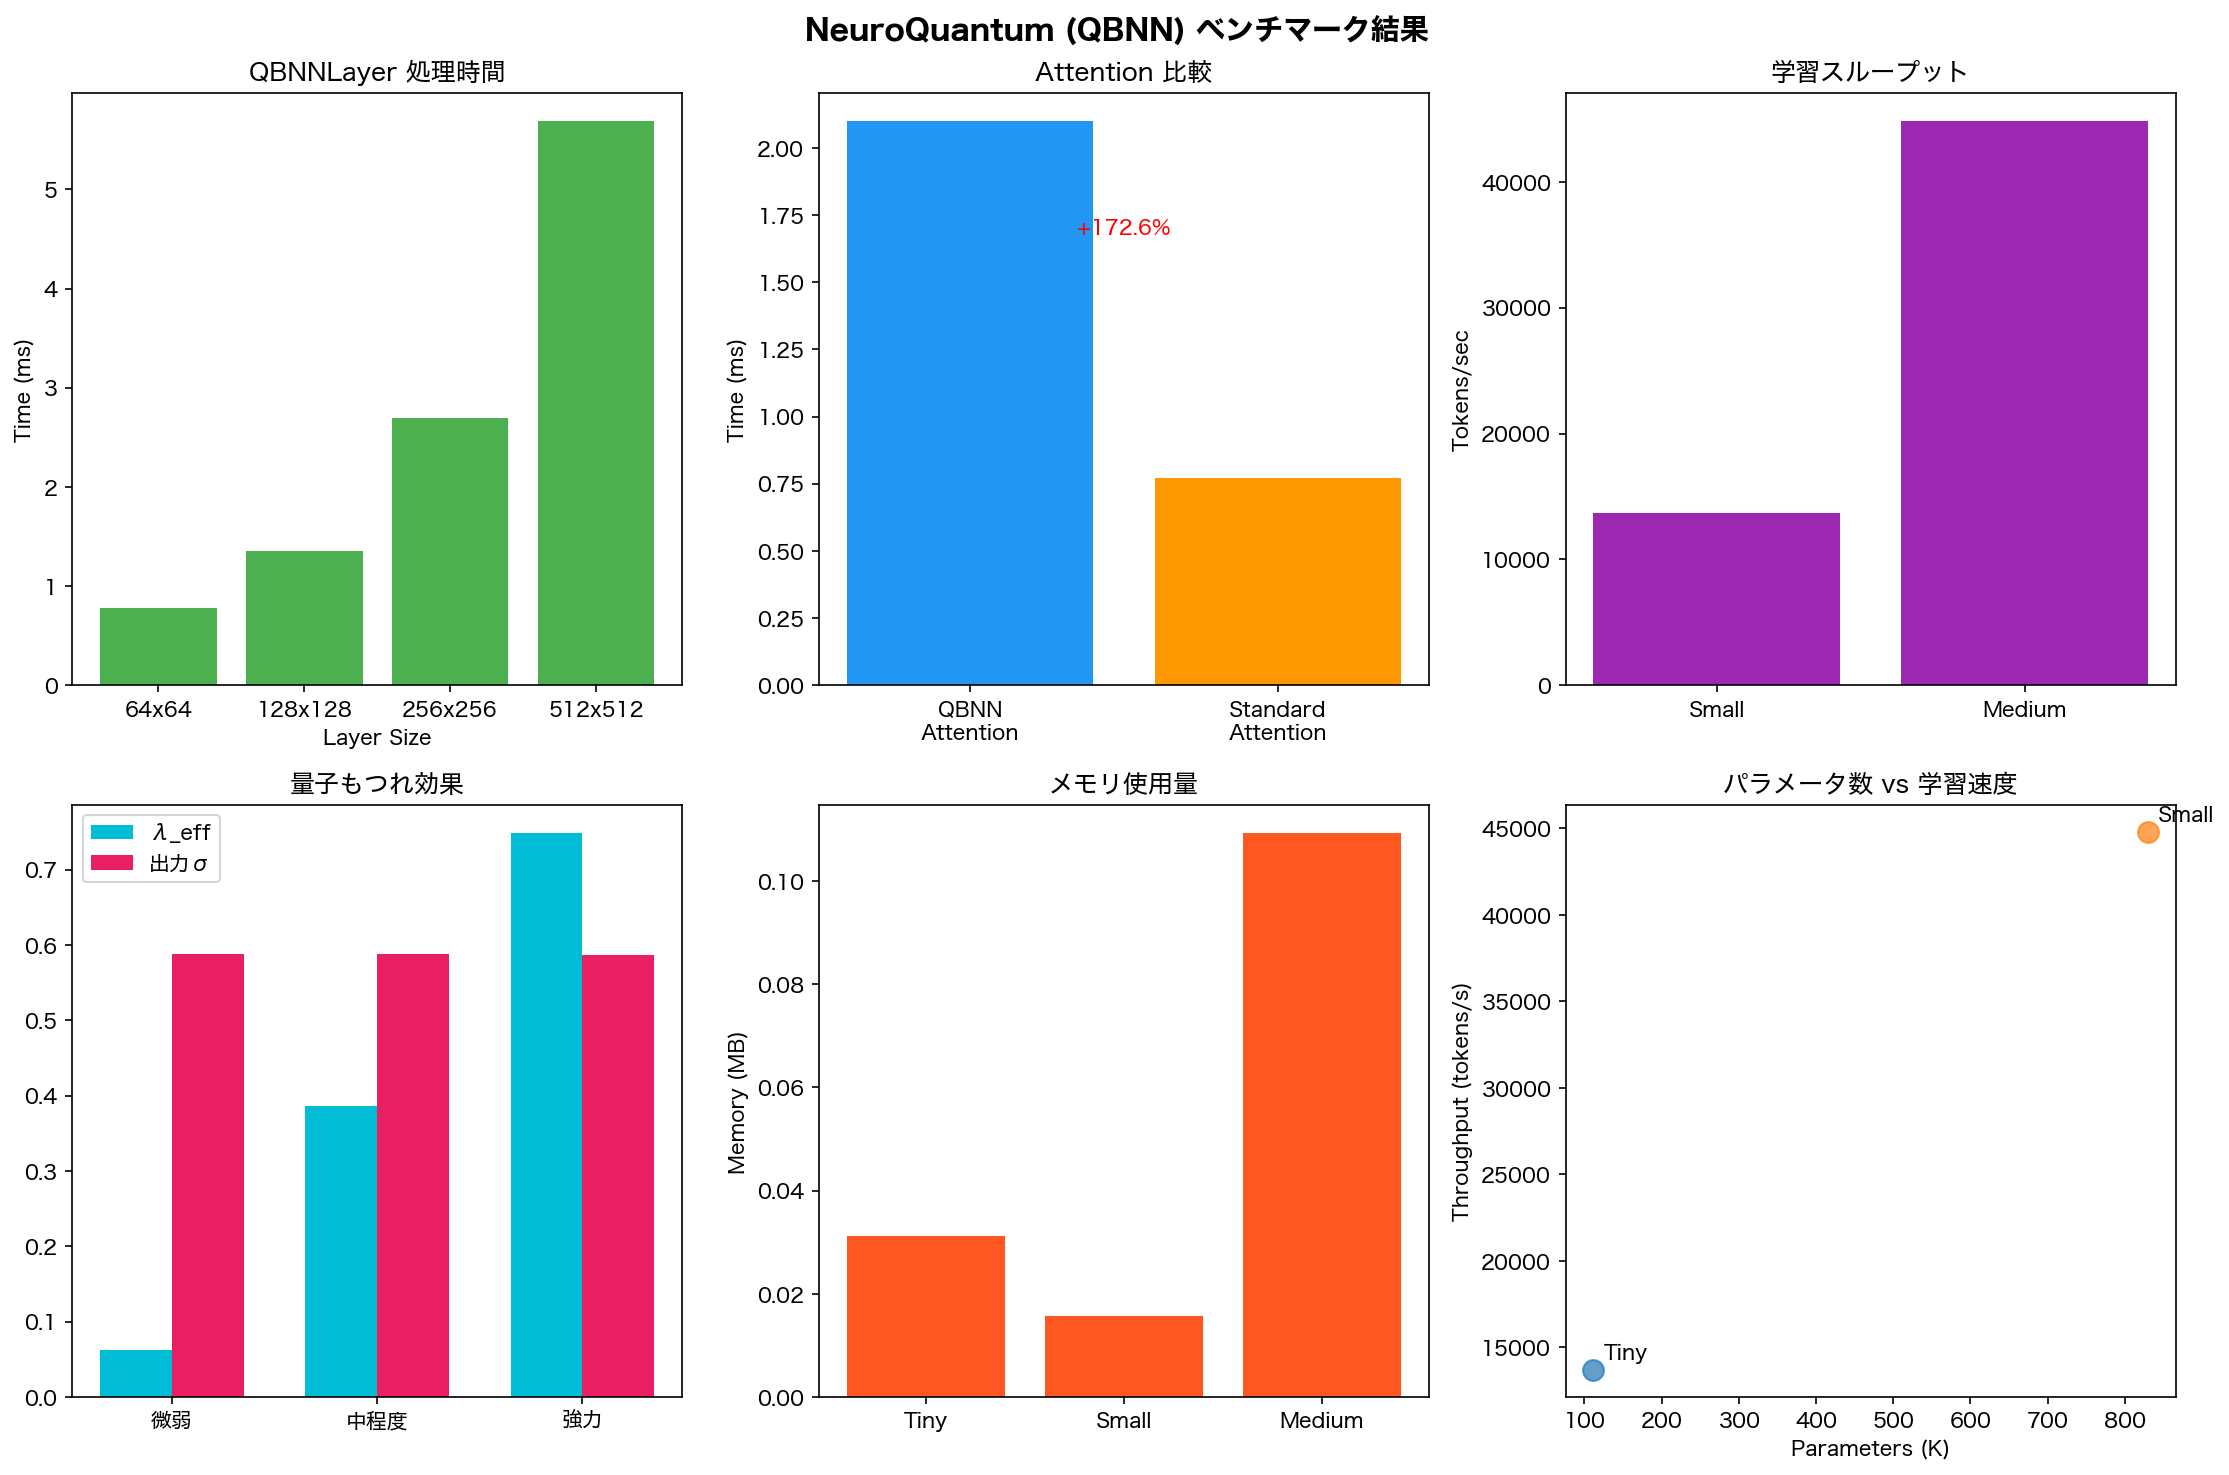

The Python source for this figure:
#!/usr/bin/env python3
"""
NeuroQuantum ベンチマークテスト
================================
QBNN（Quantum-Bit Neural Network）の性能評価

テスト項目：
1. 学習速度
2. 推論速度
3. 生成品質
4. QBNNもつれ効果
5. メモリ効率
"""

import torch
import torch.nn as nn
import time
import math
import psutil
import os
from typing import List, Dict, Tuple
import matplotlib.pyplot as plt
import numpy as np

# NeuroQuantumからインポート
from neuroquantum import (
    NeuroQuantumAI, QBNNLayer, QBNNAttention, 
    QBNNTransformerBlock, NeuroQuantum, NeuroQuantumTokenizer
)

plt.rcParams['font.family'] = ['Hiragino Sans', 'Arial Unicode MS', 'sans-serif']


def get_memory_usage():
    """メモリ使用量を取得（MB）"""
    process = psutil.Process(os.getpid())
    return process.memory_info().rss / 1024 / 1024


def benchmark_qbnn_layer():
    """QBNNLayer単体のベンチマーク"""
    print("\n" + "=" * 60)
    print("🔬 テスト1: QBNNLayer ベンチマーク")
    print("=" * 60)
    
    device = torch.device('cuda' if torch.cuda.is_available() else 'cpu')
    results = []
    
    # 異なるサイズでテスト
    sizes = [(64, 64), (128, 128), (256, 256), (512, 512)]
    
    for in_dim, out_dim in sizes:
        layer = QBNNLayer(in_dim, out_dim, lambda_min=0.2, lambda_max=0.5).to(device)
        x = torch.randn(32, 64, in_dim).to(device)  # (batch, seq, dim)
        
        # ウォームアップ
        for _ in range(10):
            _ = layer(x)
        
        # 計測
        if device.type == 'cuda':
            torch.cuda.synchronize()
        
        start = time.perf_counter()
        iterations = 100
        for _ in range(iterations):
            _ = layer(x)
        
        if device.type == 'cuda':
            torch.cuda.synchronize()
        
        elapsed = (time.perf_counter() - start) / iterations * 1000  # ms
        
        # パラメータ数
        params = sum(p.numel() for p in layer.parameters())
        
        results.append({
            'size': f'{in_dim}x{out_dim}',
            'time_ms': elapsed,
            'params': params,
            'throughput': 32 * 64 / elapsed * 1000  # tokens/sec
        })
        
        print(f"   サイズ {in_dim}x{out_dim}: {elapsed:.3f}ms, パラメータ: {params:,}, スループット: {results[-1]['throughput']:.0f} tokens/s")
    
    return results


def benchmark_attention_comparison():
    """QBNN Attention vs 通常Attentionの比較"""
    print("\n" + "=" * 60)
    print("🔬 テスト2: QBNN Attention vs 標準 Attention")
    print("=" * 60)
    
    device = torch.device('cuda' if torch.cuda.is_available() else 'cpu')
    embed_dim = 128
    num_heads = 4
    batch_size = 16
    seq_len = 64
    
    # QBNN Attention
    qbnn_attn = QBNNAttention(embed_dim, num_heads, lambda_val=0.35).to(device)
    
    # 標準 Attention
    std_attn = nn.MultiheadAttention(embed_dim, num_heads, batch_first=True).to(device)
    
    x = torch.randn(batch_size, seq_len, embed_dim).to(device)
    
    results = {}
    
    # QBNN Attention計測
    for _ in range(10):
        _ = qbnn_attn(x)
    
    start = time.perf_counter()
    for _ in range(50):
        _ = qbnn_attn(x)
    qbnn_time = (time.perf_counter() - start) / 50 * 1000
    
    # 標準Attention計測
    for _ in range(10):
        _, _ = std_attn(x, x, x)
    
    start = time.perf_counter()
    for _ in range(50):
        _, _ = std_attn(x, x, x)
    std_time = (time.perf_counter() - start) / 50 * 1000
    
    results['qbnn_attention'] = qbnn_time
    results['standard_attention'] = std_time
    results['overhead'] = (qbnn_time / std_time - 1) * 100
    
    print(f"   QBNN Attention:    {qbnn_time:.3f} ms")
    print(f"   標準 Attention:    {std_time:.3f} ms")
    print(f"   オーバーヘッド:    {results['overhead']:.1f}%")
    
    return results


def benchmark_training_speed():
    """学習速度のベンチマーク"""
    print("\n" + "=" * 60)
    print("🔬 テスト3: 学習速度ベンチマーク")
    print("=" * 60)
    
    # 小さなテストデータ
    test_data = [
        ("こんにちは", "こんにちは！お元気ですか？"),
        ("AIとは", "人工知能は機械学習を使った技術です。"),
        ("量子とは", "量子は物質の最小単位です。"),
        ("Hello", "Hello! How can I help you?"),
        ("What is AI", "AI is artificial intelligence."),
    ] * 10  # 50ペア
    
    device = torch.device('cuda' if torch.cuda.is_available() else 'cpu')
    
    # 異なる設定でテスト
    configs = [
        {'embed_dim': 64, 'hidden_dim': 128, 'num_layers': 2, 'name': 'Small'},
        {'embed_dim': 128, 'hidden_dim': 256, 'num_layers': 4, 'name': 'Medium'},
    ]
    
    results = []
    
    for config in configs:
        print(f"\n   設定: {config['name']} (embed={config['embed_dim']}, layers={config['num_layers']})")
        
        ai = NeuroQuantumAI(
            embed_dim=config['embed_dim'],
            hidden_dim=config['hidden_dim'],
            num_heads=4,
            num_layers=config['num_layers'],
            max_seq_len=64,
            dropout=0.1,
            lambda_entangle=0.35,
        )
        
        mem_before = get_memory_usage()
        
        start = time.perf_counter()
        ai.train(test_data, epochs=5, batch_size=8, lr=0.001, seq_len=32)
        train_time = time.perf_counter() - start
        
        mem_after = get_memory_usage()
        
        # パラメータ数
        total_params = ai.model.num_params
        
        results.append({
            'name': config['name'],
            'train_time': train_time,
            'params': total_params,
            'memory_mb': mem_after - mem_before,
            'time_per_epoch': train_time / 5,
            'tokens_per_sec': len(test_data) * 32 * 5 / train_time
        })
        
        print(f"      学習時間: {train_time:.2f}秒 ({train_time/5:.3f}秒/エポック)")
        print(f"      パラメータ数: {total_params:,}")
        print(f"      メモリ増加: {mem_after - mem_before:.1f} MB")
        print(f"      スループット: {results[-1]['tokens_per_sec']:.0f} tokens/s")
    
    return results


def benchmark_generation_quality():
    """生成品質のベンチマーク"""
    print("\n" + "=" * 60)
    print("🔬 テスト4: 生成品質ベンチマーク")
    print("=" * 60)
    
    # テストデータで学習
    test_data = [
        ("こんにちは", "こんにちは！元気ですか？何かお手伝いできることはありますか？"),
        ("AIとは", "AIは人工知能の略で、機械学習などの技術を使って知的な処理を行うシステムです。"),
        ("量子コンピュータとは", "量子コンピュータは量子力学の原理を使った次世代のコンピュータです。"),
        ("プログラミングとは", "プログラミングはコンピュータに指示を与えるための言語を書く作業です。"),
        ("Hello", "Hello! How are you today? I'm here to help!"),
        ("What is machine learning", "Machine learning is a type of AI that enables computers to learn from data."),
        ("Explain quantum computing", "Quantum computing uses quantum bits to perform calculations in parallel."),
    ] * 20
    
    ai = NeuroQuantumAI(
        embed_dim=128,
        hidden_dim=256,
        num_heads=4,
        num_layers=4,
        max_seq_len=128,
        dropout=0.1,
        lambda_entangle=0.35,
    )
    
    print("\n   学習中...")
    ai.train(test_data, epochs=30, batch_size=16, lr=0.001, seq_len=64)
    
    # テストプロンプト
    test_prompts = [
        "こんにちは",
        "AIとは",
        "Hello",
        "What is",
    ]
    
    print("\n   生成テスト:")
    results = []
    
    for prompt in test_prompts:
        # 異なる温度範囲でテスト
        temp_configs = [
            (0.3, 0.5, "低"),
            (0.4, 0.8, "中"),
            (0.6, 1.0, "高"),
        ]
        
        print(f"\n   プロンプト: '{prompt}'")
        
        for temp_min, temp_max, label in temp_configs:
            start = time.perf_counter()
            response = ai.generate(prompt, max_length=50, temp_min=temp_min, temp_max=temp_max)
            gen_time = time.perf_counter() - start
            
            # 品質指標
            unique_chars = len(set(response))
            repetition = 1 - (unique_chars / max(len(response), 1))
            
            results.append({
                'prompt': prompt,
                'temp_range': f'{temp_min}-{temp_max}',
                'response': response[:60],
                'gen_time': gen_time,
                'length': len(response),
                'unique_ratio': unique_chars / max(len(response), 1),
                'repetition': repetition
            })
            
            print(f"      温度{label}({temp_min}-{temp_max}): {response[:40]}...")
    
    return results


def benchmark_quantum_entanglement():
    """量子もつれ効果のベンチマーク"""
    print("\n" + "=" * 60)
    print("🔬 テスト5: 量子もつれ効果分析")
    print("=" * 60)
    
    device = torch.device('cuda' if torch.cuda.is_available() else 'cpu')
    
    # 異なるλ範囲でのQBNNレイヤー
    lambda_configs = [
        (0.0, 0.1, "微弱"),
        (0.2, 0.5, "中程度"),
        (0.5, 0.9, "強力"),
    ]
    
    results = []
    
    for lambda_min, lambda_max, label in lambda_configs:
        layer = QBNNLayer(128, 128, lambda_min=lambda_min, lambda_max=lambda_max).to(device)
        x = torch.randn(16, 32, 128).to(device)
        
        # Forward通過
        output = layer(x)
        
        # 量子情報取得
        q_info = layer.get_quantum_info()
        
        # 出力の統計
        output_mean = output.mean().item()
        output_std = output.std().item()
        
        results.append({
            'label': label,
            'lambda_range': f'{lambda_min}-{lambda_max}',
            'lambda_eff': q_info['lambda_eff'],
            'J_mean': q_info['J_mean'],
            'J_std': q_info['J_std'],
            'output_mean': output_mean,
            'output_std': output_std,
        })
        
        print(f"\n   {label}もつれ (λ={lambda_min}-{lambda_max}):")
        print(f"      有効λ: {q_info['lambda_eff']:.4f}")
        print(f"      J平均: {q_info['J_mean']:.6f}, J標準偏差: {q_info['J_std']:.4f}")
        print(f"      出力平均: {output_mean:.4f}, 出力標準偏差: {output_std:.4f}")
    
    return results


def benchmark_memory_efficiency():
    """メモリ効率のベンチマーク"""
    print("\n" + "=" * 60)
    print("🔬 テスト6: メモリ効率分析")
    print("=" * 60)
    
    results = []
    
    configs = [
        {'embed_dim': 64, 'layers': 2, 'name': 'Tiny'},
        {'embed_dim': 128, 'layers': 4, 'name': 'Small'},
        {'embed_dim': 256, 'layers': 6, 'name': 'Medium'},
    ]
    
    base_memory = get_memory_usage()
    
    for config in configs:
        # GC
        import gc
        gc.collect()
        if torch.cuda.is_available():
            torch.cuda.empty_cache()
        
        mem_before = get_memory_usage()
        
        ai = NeuroQuantumAI(
            embed_dim=config['embed_dim'],
            hidden_dim=config['embed_dim'] * 2,
            num_heads=4,
            num_layers=config['layers'],
            max_seq_len=128,
            dropout=0.1,
            lambda_entangle=0.35,
        )
        
        # モデル初期化のためにダミー学習
        dummy_data = [("test", "test response")] * 5
        ai.train(dummy_data, epochs=1, batch_size=4, lr=0.001, seq_len=32)
        
        mem_after = get_memory_usage()
        
        params = ai.model.num_params
        memory_used = mem_after - mem_before
        
        results.append({
            'name': config['name'],
            'embed_dim': config['embed_dim'],
            'layers': config['layers'],
            'params': params,
            'memory_mb': memory_used,
            'bytes_per_param': memory_used * 1024 * 1024 / params if params > 0 else 0
        })
        
        print(f"   {config['name']}: {params:,} params, {memory_used:.1f} MB ({results[-1]['bytes_per_param']:.1f} bytes/param)")
        
        del ai
    
    return results


def create_benchmark_report(all_results: Dict):
    """ベンチマーク結果のビジュアルレポート作成"""
    print("\n" + "=" * 60)
    print("📊 ベンチマーク結果サマリー")
    print("=" * 60)
    
    fig, axes = plt.subplots(2, 3, figsize=(15, 10))
    fig.suptitle('NeuroQuantum (QBNN) ベンチマーク結果', fontsize=14, fontweight='bold')
    
    # 1. QBNNレイヤー速度
    ax1 = axes[0, 0]
    if 'qbnn_layer' in all_results:
        sizes = [r['size'] for r in all_results['qbnn_layer']]
        times = [r['time_ms'] for r in all_results['qbnn_layer']]
        ax1.bar(sizes, times, color='#4CAF50')
        ax1.set_xlabel('Layer Size')
        ax1.set_ylabel('Time (ms)')
        ax1.set_title('QBNNLayer 処理時間')
    
    # 2. Attention比較
    ax2 = axes[0, 1]
    if 'attention' in all_results:
        labels = ['QBNN\nAttention', 'Standard\nAttention']
        times = [all_results['attention']['qbnn_attention'], 
                 all_results['attention']['standard_attention']]
        colors = ['#2196F3', '#FF9800']
        ax2.bar(labels, times, color=colors)
        ax2.set_ylabel('Time (ms)')
        ax2.set_title('Attention 比較')
        ax2.text(0.5, max(times) * 0.8, f"+{all_results['attention']['overhead']:.1f}%", 
                ha='center', fontsize=10, color='red')
    
    # 3. 学習速度
    ax3 = axes[0, 2]
    if 'training' in all_results:
        names = [r['name'] for r in all_results['training']]
        throughput = [r['tokens_per_sec'] for r in all_results['training']]
        ax3.bar(names, throughput, color='#9C27B0')
        ax3.set_ylabel('Tokens/sec')
        ax3.set_title('学習スループット')
    
    # 4. 量子もつれ効果
    ax4 = axes[1, 0]
    if 'entanglement' in all_results:
        labels = [r['label'] for r in all_results['entanglement']]
        lambda_eff = [r['lambda_eff'] for r in all_results['entanglement']]
        output_std = [r['output_std'] for r in all_results['entanglement']]
        
        x = np.arange(len(labels))
        width = 0.35
        ax4.bar(x - width/2, lambda_eff, width, label='λ_eff', color='#00BCD4')
        ax4.bar(x + width/2, output_std, width, label='出力σ', color='#E91E63')
        ax4.set_xticks(x)
        ax4.set_xticklabels(labels)
        ax4.set_title('量子もつれ効果')
        ax4.legend()
    
    # 5. メモリ効率
    ax5 = axes[1, 1]
    if 'memory' in all_results:
        names = [r['name'] for r in all_results['memory']]
        memory = [r['memory_mb'] for r in all_results['memory']]
        ax5.bar(names, memory, color='#FF5722')
        ax5.set_ylabel('Memory (MB)')
        ax5.set_title('メモリ使用量')
    
    # 6. パラメータ数 vs 性能
    ax6 = axes[1, 2]
    if 'memory' in all_results and 'training' in all_results:
        for m, t in zip(all_results['memory'], all_results['training']):
            ax6.scatter(m['params'] / 1000, t['tokens_per_sec'], s=100, alpha=0.7)
            ax6.annotate(m['name'], (m['params'] / 1000, t['tokens_per_sec']),
                        xytext=(5, 5), textcoords='offset points')
        ax6.set_xlabel('Parameters (K)')
        ax6.set_ylabel('Throughput (tokens/s)')
        ax6.set_title('パラメータ数 vs 学習速度')
    
    plt.tight_layout()
    plt.savefig('/Users/yuyahiguchi/Program/Qubit/neuroquantum_benchmark.png', dpi=150, bbox_inches='tight')
    print("\n   📈 グラフを保存しました: neuroquantum_benchmark.png")
    
    return fig


def main():
    print("=" * 60)
    print("🚀 NeuroQuantum (QBNN) ベンチマークテスト")
    print("=" * 60)
    print(f"   デバイス: {'CUDA' if torch.cuda.is_available() else 'CPU'}")
    print(f"   PyTorch: {torch.__version__}")
    
    all_results = {}
    
    # テスト実行
    all_results['qbnn_layer'] = benchmark_qbnn_layer()
    all_results['attention'] = benchmark_attention_comparison()
    all_results['training'] = benchmark_training_speed()
    all_results['entanglement'] = benchmark_quantum_entanglement()
    all_results['memory'] = benchmark_memory_efficiency()
    
    # 生成品質（時間がかかるので最後）
    all_results['generation'] = benchmark_generation_quality()
    
    # レポート作成
    create_benchmark_report(all_results)
    
    print("\n" + "=" * 60)
    print("✅ ベンチマーク完了！")
    print("=" * 60)
    
    return all_results


if __name__ == '__main__':
    main()

